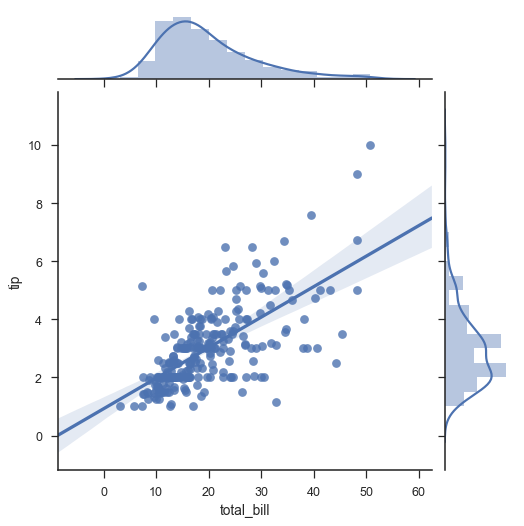

Here is the Python script that generated this plot:
g = sns.JointGrid(x="total_bill", y="tip", data=tips)
g = g.plot(sns.regplot, sns.distplot)
